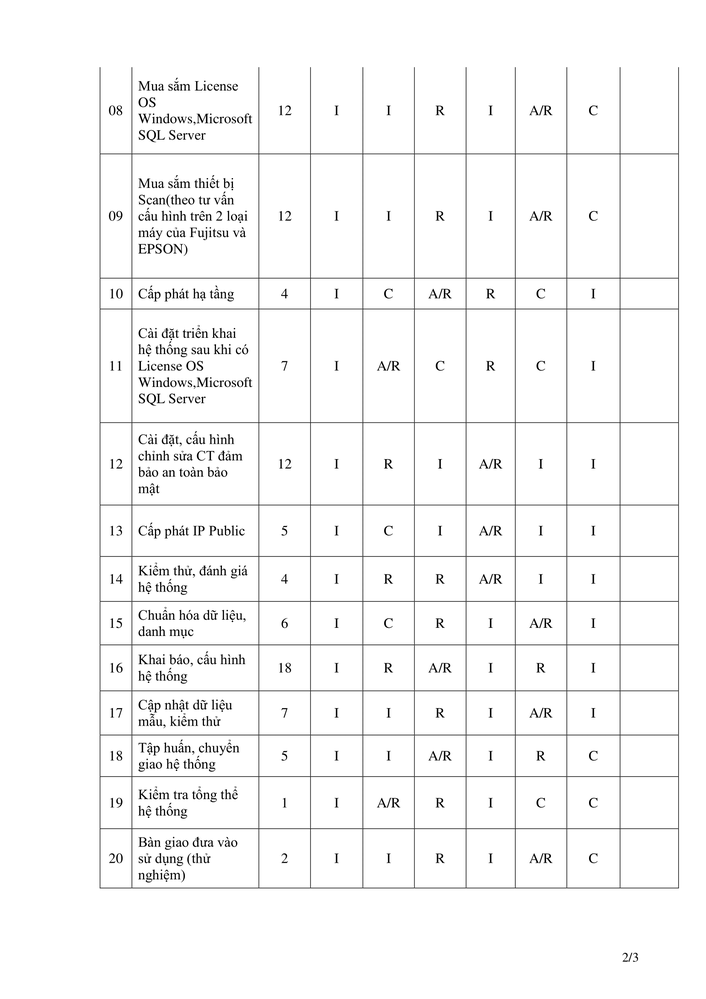
#> input picture VB GUI IT3_SO HOA_SO TTTT QBH-2.png, 706 x 999 px, shrunk from 1654 x 2339 before the run, found by its file name
$ python extractTable.py   (older library calls are emulated)
#> lines starting #> are read from the running program, lines starting #| are printed output that depends on the picture; after the words box and inside, x2 and y2 are one past the last pixel; in counts of white or black regions, pixels touching at a corner belong together
import numpy as np
import cv2
import math
import pytesseract
import pandas as pd
import re
import xlsxwriter
import os

pytesseract.pytesseract.tesseract_cmd = r'C:\Program Files\
                                        Tesseract-OCR\tesseract.exe'


def pt_to_tuple(p):
    return (int(round(p[0])), int(round(p[1])))


def pt(x, y, dtype=np.float):

    """Create a point in 2D space at <x>, <y>"""
    return np.array((x, y), dtype=dtype)


def norm_angel(theta):
    pi2 = 2 * np.pi
    if theta >= pi2:
        m = math.floor(theta/pi2)
        if theta/pi2 - m > 0.99999:
            m += 1
        theta_norm = theta - m * pi2
    elif theta < 0:
        m = math.ceil(theta/pi2)
        if theta/pi2 - m < -0.99999:
            m -= 1
        theta_norm = abs(theta - m * pi2)
    else:
        theta_norm = theta
    return theta_norm


def generate_lines(lines):
    lines_hough = []
    for line in lines:
        rho, theta = line[0]
        theta_norm = norm_angel(theta)
        if abs((np.pi/2) - theta_norm) > (np.pi/4):
            line_dir = 'v'
        else:
            line_dir = 'h'
        lines_hough.append((rho, theta, theta_norm, line_dir))
    return lines_hough


def detectlines(image):
    img = cv2.cvtColor(image, cv2.COLOR_BGR2GRAY)
    edges = cv2.Canny(img, 50, 150, 3)
    lines = cv2.HoughLines(edges, 1, np.pi/180, round(0.5 * img.shape[1]))
    if lines is None:
        lines = []
    lines_hough = generate_lines(lines)
    return lines_hough


def project_lines(lines, img_w, img_h):
    if img_w <= 0:
        raise ValueError('image witdh must be > 0')
    if img_h <= 0:
        raise ValueError('image height must be > 0')

    lines_ab = []
    for i, (rho, theta) in enumerate(lines):
        # calculate intersections with canvas dimension minima/maxima
        cos_theta = np.cos(theta)
        sin_theta = np.sin(theta)

        x_miny = rho / cos_theta if cos_theta != 0 else float("inf")
        y_minx = rho / sin_theta if sin_theta != 0 else float("inf")
        x_maxy = (rho - img_w * sin_theta) / cos_theta \
            if cos_theta != 0 else float("inf")
        y_maxx = (rho - img_h * cos_theta) / sin_theta \
            if sin_theta != 0 else float("inf")

        def border_dist(v, border):
            return v if v <= 0 else v - border
        # set the possible points
        # some of them will be out of canvas
        possible_pts = [
            ([x_miny, 0], (border_dist(x_miny, img_w), 0)),
            ([0, y_minx], (border_dist(y_minx, img_h), 1)),
            ([x_maxy, img_h], (border_dist(x_maxy, img_w), 0)),
            ([img_w, y_maxx], (border_dist(y_maxx, img_h), 1)),
        ]

        # get the valid and the dismissed (out of canvas) points
        valid_pts = []
        dismissed_pts = []
        for p, dist in possible_pts:
            if 0 <= p[0] <= img_w and 0 <= p[1] <= img_h:
                valid_pts.append(p)
            else:
                dismissed_pts.append((p, dist))

        n_needed_pts = 2 - len(valid_pts)
        if n_needed_pts > 0:
            dismissed_pts_sorted = sorted(dismissed_pts,
                                          key=lambda x: abs(x[1][0]),
                                          reverse=True)

            for _ in range(n_needed_pts):
                p, (dist, coord_idx) = dismissed_pts_sorted.pop()
                p[coord_idx] -= dist  # correct
                valid_pts.append(p)

        p1 = pt(*valid_pts[0])
        p2 = pt(*valid_pts[1])

        lines_ab.append((p1, p2))
    return lines_ab


def ab_lines(lines_hough, w, h):
    projected = project_lines([l[:2] for l in lines_hough], w, h)
    return [(p1, p2, line_dir) for (p1, p2), (_, _, _, line_dir) in
            zip(projected, lines_hough)]


def draw_line(img, lines, w, h):
    img_line = img.copy()
    lines_ab = ab_lines(lines, w, h)
    for i, (p1, p2, line_dir) in enumerate(lines_ab):
        line_color = (0, 0, 255) if line_dir == 'h' else (0, 255, 0)
        cv2.line(img_line, pt_to_tuple(p1), pt_to_tuple(p2), line_color, 2)
    return img_line


def find_clusters_1d(vals, dist_thresh):

    if type(vals) is not np.ndarray:
        raise TypeError("vals must be a NumPy array")

    if dist_thresh < 0:
        raise ValueError("dist_thresh must be positive")

    clusters = []

    if len(vals) > 0:
        pos_indices_sorted = np.argsort(vals)      # indices of sorted values
        gaps = np.diff(vals[pos_indices_sorted])

        cur_clust = [pos_indices_sorted[0]]  # initialize with first index

        if len(vals) > 1:
            for idx, gap in zip(pos_indices_sorted[1:], gaps):
                if gap >= dist_thresh:           # create new cluster
                    clusters.append(np.array(cur_clust))
                    cur_clust = []
                cur_clust.append(idx)

        clusters.append(np.array(cur_clust))

    assert len(vals) == sum(map(len, clusters))

    return clusters


def zip_clusters_and_values(clusters, values):
    """
    Combine cluster indices in <clusters> (as returned from find_
    clusters_1d_break_dist) with the respective values in <values>.
    Return list of tuples, each tuple representing a cluster and containing
    two NumPy arrays:
    1. cluster indices into <values>, 2. values of this cluster
    """
    if type(values) is not np.ndarray:
        raise TypeError("values must be a NumPy array")

    clusters_w_vals = []
    for c_ind in clusters:
        c_vals = values[c_ind]
        clusters_w_vals.append((c_ind, c_vals))

    return clusters_w_vals


def find_clusters(lines, direction, method, w, h, **kwargs):
    if not lines:
        raise ValueError("no lines")
    if direction not in ('v', 'h'):
        raise ValueError('invalid direction')
    lines_in_dir = [l for l in lines if l[3] == direction]

    if len(lines_in_dir) == 0:
        return []

    lines_ab = ab_lines(lines_in_dir, w, h)

    coord_idx = 0 if direction == 'v' else 1
    positions = np.array([(l[0][coord_idx] + l[1][coord_idx]) / 2 for l
                         in lines_ab])
    clusters = method(positions, **kwargs)
    if type(clusters) != list:
        raise ValueError("'method' returned invalid clusters (must be list)")

    if len(clusters) > 0 and type(clusters[0]) != np.ndarray:
        raise ValueError("'method' returned invalid cluster elements")

    clusters_w_vals = zip_clusters_and_values(clusters, positions)
    return clusters_w_vals


def draw_line_clusters(img, direction, clusters_w_vals):
    img_draw = img.copy()

    if direction not in ('h', 'v'):
        raise ValueError("invalid value for 'direction': '%s'" % direction)

    n_colors = len(clusters_w_vals)
    color_incr = max(1, round(255 / n_colors))

    for i, (_, vals) in enumerate(clusters_w_vals):
        i += 2
        line_color = (
            (color_incr * i) % 256,
            (color_incr * i * i) % 256,
            (color_incr * i * i * i) % 256,
        )
        draw_line_in_dir(img_draw, direction, vals, line_color)
    return img_draw


def draw_line_in_dir(img, direction, line_positions, line_color, line_width=2):

    if direction not in ('h', 'v'):
        raise ValueError("invalid value for 'direction': '%s'" % direction)

    h, w = img.shape[:2]

    for pos in line_positions:
        pos = int(round(pos))

        if direction == 'h':
            p1 = (0, pos)
            p2 = (w, pos)
        else:
            p1 = (pos, 0)
            p2 = (pos, h)

        cv2.line(img, p1, p2, line_color, line_width)


def calc_cluster_centers_1d(clusters_w_vals, method=np.median):
    """
    Calculate the cluster centers (for 1D clusters) using <method>.
    <clusters_w_vals> must be a sequence of tuples t where t[1] contains
    the values (as returned from zip_clusters_and_values).
    """
    return [method(vals) for _, vals in clusters_w_vals]


def process_img(img):
    gray = cv2.cvtColor(img, cv2.COLOR_BGR2GRAY)
    thresh = cv2.threshold(gray, 0, 255,
                           cv2.THRESH_BINARY + cv2.THRESH_OTSU)[1]
    return thresh


# [4 lines left out: function erosion, not called in this run]


def get_cols(img, page_col_pos):
    imgg = img.copy()
    cols = []
    for i in range(len(page_col_pos)):
        if i == 0:
            img_col = imgg[0:imgg.shape[0], 0:int(page_col_pos[i])]
        else:
            img_col = imgg[0:imgg.shape[0],
                           int(page_col_pos[i-1]):int(page_col_pos[i])]
        cols.append(img_col)
    return cols


def get_rows(img, page_row_pos):
    imgg = img.copy()
    rows = []
    for i in range(len(page_row_pos)):
        if i == 0:
            img_row = imgg[0:int(page_row_pos[i]), 0:img.shape[1]]
        else:
            img_row = imgg[int(page_row_pos[i-1]):int(page_row_pos[i]),
                           0:imgg.shape[1]]
        rows.append(img_row)
    return rows


img_path = r'D:\Desktop\PBE\VB GUI IT3_SO HOA_SO TTTT QBH-2.png'
# img_path = r'D:\Desktop\PBE\1_6.png'
# img_path = r'D:\Desktop\PBE\Images\111.jpg'
# img_path = "D:\Desktop\PBE\Images\96.signed_01-06.jpg"
image = cv2.imread(img_path)
#> image is the input picture: shape (999, 706, 3); min 0, max 255, mean 246.9


def extractTable(image, name):
    h, w = image.shape[:2]

    lines = detectlines(image)
    # print(len(lines))
    img_line = draw_line(image, lines, w, h)

    vertical_clusters = find_clusters(lines, 'v', find_clusters_1d, w, h,
                                      dist_thresh=30)
    horizontal_clusters = find_clusters(lines, 'h', find_clusters_1d, w, h,
                                        dist_thresh=30)
    # print(len(vertical_clusters))
    img_clus = draw_line_clusters(image, 'h', horizontal_clusters)

    page_col_pos = np.array(calc_cluster_centers_1d(vertical_clusters))
    page_row_pos = np.array(calc_cluster_centers_1d(horizontal_clusters))
    # print('found %d column borders:' % len(page_col_pos))
    # print(page_row_pos)

    page_rows = get_rows(image, page_row_pos)
    # print(page_cols[1])

    page_box = []
    for row in page_rows:
        box = get_cols(row, page_col_pos)
        page_box.append(box)

    page_txt = []
    # i = 0

    crop = []
    for boxes in page_box:
        col_txt = []
        for box in boxes:
            # crop.append(bo/x)
            boxed = process_img(box)
            crop.append(boxed)
            txt = pytesseract.image_to_string(boxed, lang='vie_fast')
            txt = txt.replace("\n", " ", -1)
            col_txt.append(txt)
            # print(txt)
        page_txt.append(col_txt)
        # page_txt[str(i)] = col_txt
        # i = i + 1

    data = pd.DataFrame(page_txt)
    data.to_excel(name)
    i = 0
    # [8 lines of commented-out code are left out]


name = 'vd1.xlsx'
extractTable(image, name)
#> in detectlines, `edges = cv2.Canny(img, 50, 150, 3)`:
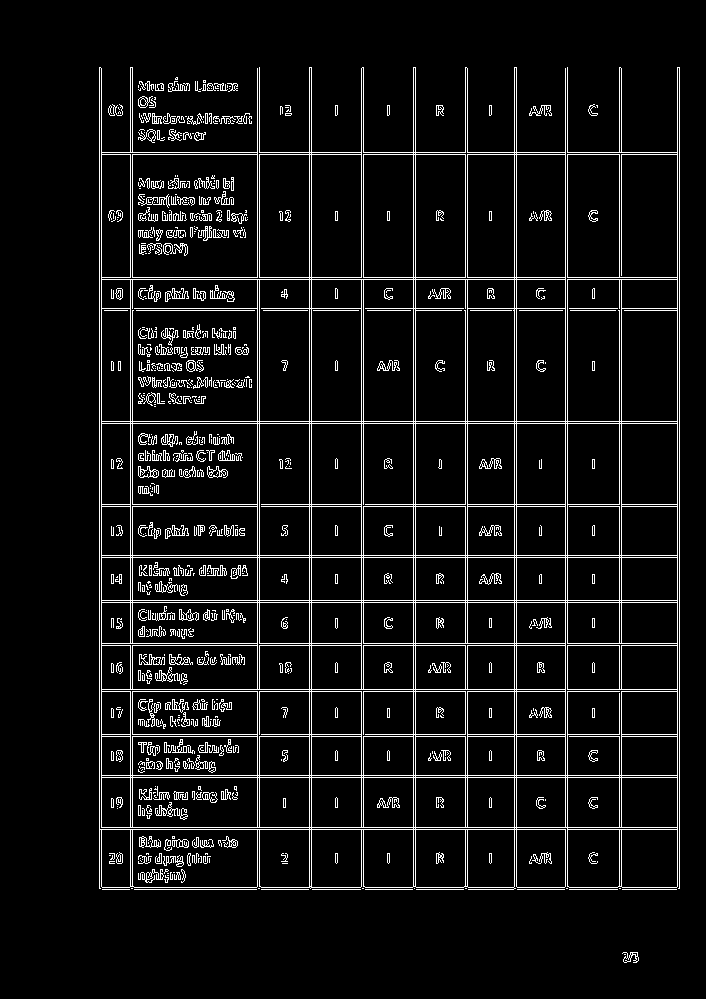
#> edges: shape (999, 706); 7% white in thin lines or dots, all inside (x1, y1, x2, y2) = (99, 67, 680, 963)
#> in detectlines, `lines = cv2.HoughLines(edges, 1, np.pi/180, round(0.5 * img.shape[1]))`: lines = 48 rows, first 8: [99, 0], [679, 0], [309, 0], [311, 0], [514, 0], [413, 0], [415, 0], [516, 0]
#> the loop in generate_lines, `for line in lines:` made 48 passes
#> (rho, theta, theta_norm, line_dir) on passes 1 to 8: (99, 0, 0, 'v'), (679, 0, 0, 'v'), (309, 0, 0, 'v'), (311, 0, 0, 'v'), (514, 0, 0, 'v'), (413, 0, 0, 'v'), (415, 0, 0, 'v'), (516, 0, 0, 'v')
#> after the loop in generate_lines, `for line in lines:`: lines_hough = 48 items, first 6: (99, 0, 0, 'v'), (679, 0, 0, 'v'), (309, 0, 0, 'v'), (311, 0, 0, 'v'), (514, 0, 0, 'v'), (413, 0, 0, 'v')
#> in extractTable, `lines = detectlines(image)`: lines has the same summary as lines_hough in generate_lines
#> the loop in project_lines, `for i, (rho, theta) in enumerate(lines):` made 48 passes
#> (rho, theta, cos_theta, sin_theta, x_miny, y_minx, x_maxy, y_maxx) on passes 1 to 8: (99, 0, 1, 0, 99, inf, 99, inf), (679, 0, 1, 0, 679, inf, 679, inf), (309, 0, 1, 0, 309, inf, 309, inf), (311, 0, 1, 0, 311, inf, 311, inf), (514, 0, 1, 0, 514, inf, 514, inf), (413, 0, 1, 0, 413, inf, 413, inf), (415, 0, 1, 0, 415, inf, 415, inf), (516, 0, 1, 0, 516, inf, 516, inf)
#> the loop in draw_line, `for i, (p1, p2, line_dir) in enumerate(lines_ab):` made 48 passes
#> (p1, p2, line_dir) on passes 1 to 8: ([99, 0], [99, 999], 'v'), ([679, 0], [679, 999], 'v'), ([309, 0], [309, 999], 'v'), ([311, 0], [311, 999], 'v'), ([514, 0], [514, 999], 'v'), ([413, 0], [413, 999], 'v'), ([415, 0], [415, 999], 'v'), ([516, 0], [516, 999], 'v')
#> after the loop in draw_line, `for i, (p1, p2, line_dir) in enumerate(lines_ab):`:
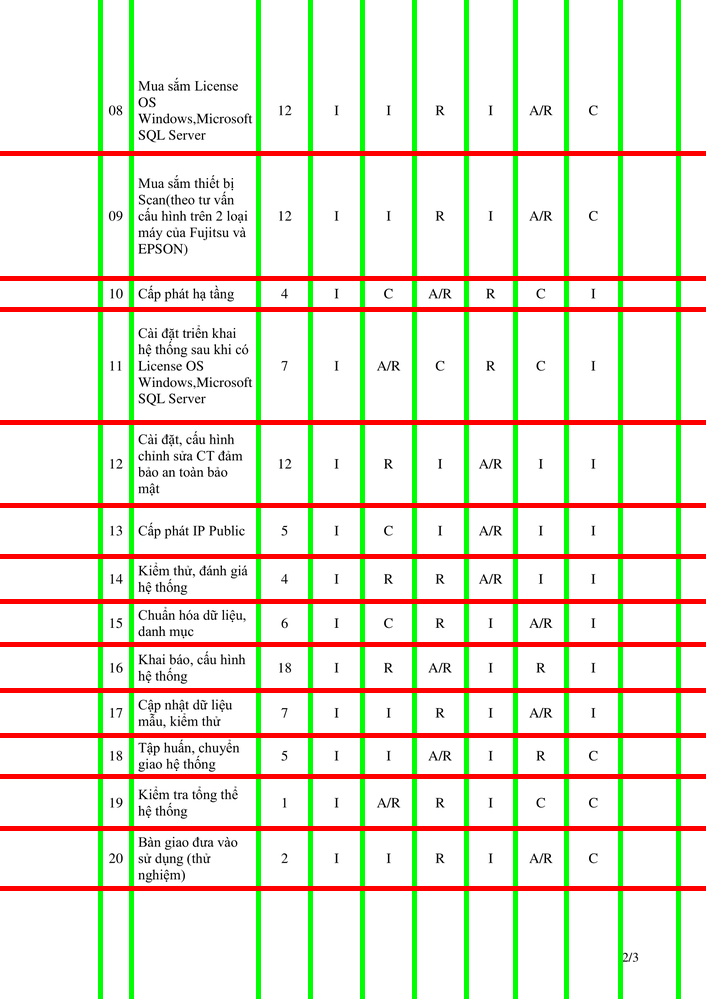
#> img_line: shape (999, 706, 3); 13.79% of pixels changed, all inside (x1, y1, x2, y2) = (0, 0, 706, 999)
#> the loop in project_lines (call 2), `for i, (rho, theta) in enumerate(lines):` made 22 passes
#> rho on passes 1 to 8: 99, 679, 309, 311, 514, 413, 415, 516
#> the loop in find_clusters_1d, `for idx, gap in zip(pos_indices_sorted[1:], gaps):` made 21 passes
#> (idx, gap) on passes 1 to 8: (9, 2), (14, 29), (18, 2), (12, 125), (15, 2), (2, 50), (3, 2), (13, 50)
#> the loop in zip_clusters_and_values, `for c_ind in clusters:` made 10 passes
#> c_ind on passes 1 to 8: [0, 9, 14, 18], [12, 15], [2, 3], [13, 16], [5, 6], [19, 17], [4, 7], [10, 11]
#> the loop in find_clusters_1d (call 2), `for idx, gap in zip(pos_indices_sorted[1:], gaps):` made 25 passes
#> (idx, gap) on passes 1 to 8: (15, 2), (14, 123), (10, 2), (22, 29), (25, 2), (0, 111), (1, 2), (18, 81)
#> the loop in zip_clusters_and_values (call 2), `for c_ind in clusters:` made 12 passes
#> c_ind on passes 1 to 8: [13, 15], [14, 10, 22, 25], [0, 1], [18, 20], [2, 3], [4, 5], [12, 16], [11, 17]
#> the loop in draw_line_clusters, `for i, (_, vals) in enumerate(clusters_w_vals):` made 12 passes
#> vals on passes 1 to 8: [152, 154], [277, 279, 308, 310], [421, 423], [504, 506], [555, 557], [600, 602], [643, 645], [689, 691]
#> after the loop in draw_line_clusters, `for i, (_, vals) in enumerate(clusters_w_vals):`:
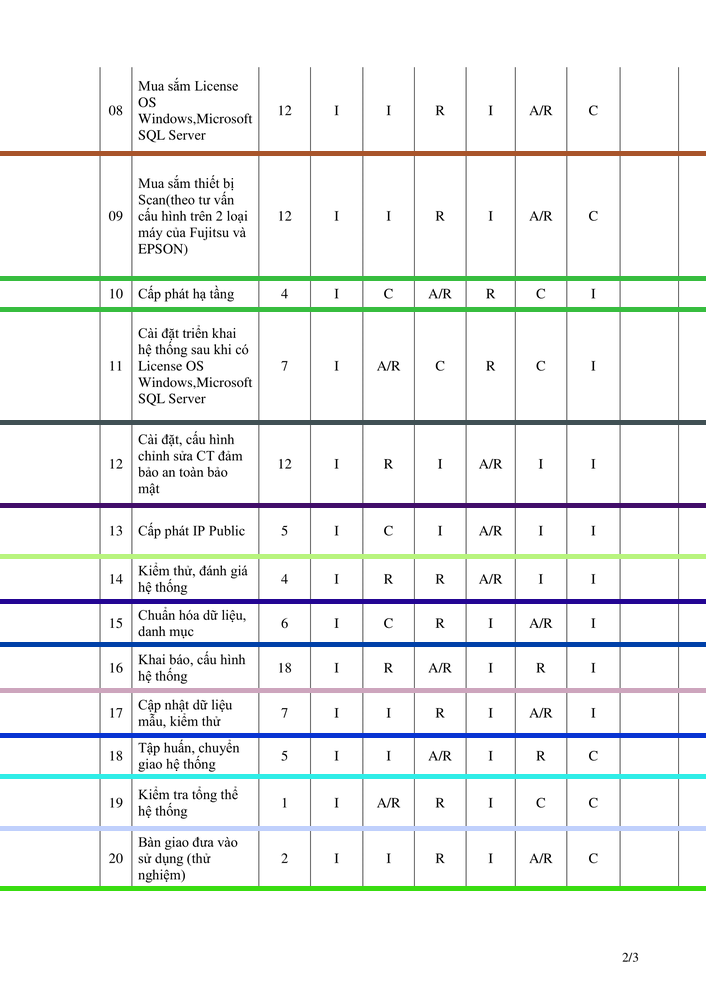
#> img_draw: shape (999, 706, 3); 6.51% of pixels changed, all inside (x1, y1, x2, y2) = (0, 151, 706, 891)
#> the loop in get_rows, `for i in range(len(page_row_pos)):` made 12 passes
#> pass 1, in get_rows, `img_row = imgg[0:int(page_row_pos[i]), 0:img.shape[1]]`:
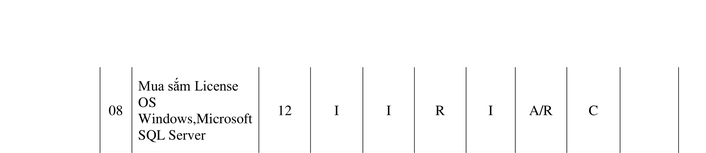
#> img_row: shape (153, 706, 3); min 0, max 255, mean 251
#> pass 3, in get_rows, `img_row = imgg[int(page_row_pos[i-1]):int(page_row_pos[i]), 0:imgg.sha..`:
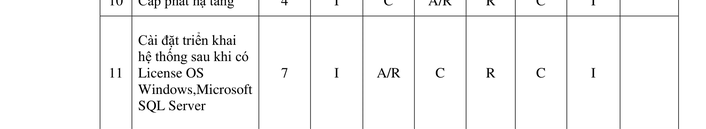
#> img_row: shape (129, 706, 3); min 0, max 255, mean 246.2
#> the loop in extractTable, `for row in page_rows:` made 12 passes
#> the loop in extractTable, `for boxes in page_box:` made 1 pass
#> pass 1, in process_img, `gray = cv2.cvtColor(img, cv2.COLOR_BGR2GRAY)`:
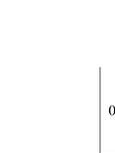
#> gray: shape (153, 115); min 1, max 255, mean 253.8
#> pass 1, in process_img, `thresh = cv2.threshold(gray, 0, 255, cv2.THRESH_BINARY + cv2.THRESH_OT..`:
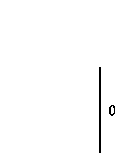
#> thresh: shape (153, 115); 98.8% white; black in thin lines or dots, all inside (x1, y1, x2, y2) = (99, 67, 115, 153)
#> (the call stopped at in extractTable, `txt = pytesseract.image_to_string(boxed, lang='vie_fast')`: pytesseract is not available in this run)
# [12 lines of commented-out code are left out]
